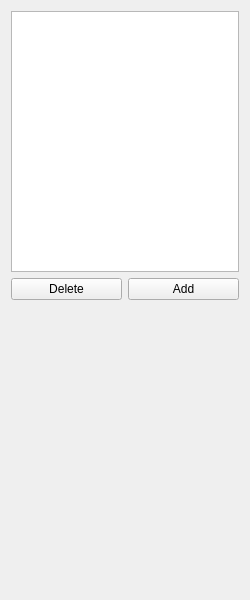
<?xml version="1.0" encoding="UTF-8"?>
<ui version="4.0">
 <class>ListWidget</class>
 <widget class="QWidget" name="ListWidget">
  <property name="geometry">
   <rect>
    <x>0</x>
    <y>0</y>
    <width>250</width>
    <height>600</height>
   </rect>
  </property>
  <property name="sizePolicy">
   <sizepolicy hsizetype="Preferred" vsizetype="Preferred">
    <horstretch>0</horstretch>
    <verstretch>0</verstretch>
   </sizepolicy>
  </property>
  <property name="minimumSize">
   <size>
    <width>250</width>
    <height>600</height>
   </size>
  </property>
  <property name="windowTitle">
   <string>Room List</string>
  </property>
  <layout class="QGridLayout" name="gridLayout">
   <item row="0" column="0">
    <layout class="QVBoxLayout" name="verticalLayout_3">
     <item>
      <layout class="QVBoxLayout" name="verticalLayout_2">
       <item>
        <widget class="QListWidget" name="listWidget_zones"/>
       </item>
       <item>
        <layout class="QHBoxLayout" name="horizontalLayout_2">
         <item>
          <widget class="QPushButton" name="pushButton_delete">
           <property name="text">
            <string>Delete</string>
           </property>
          </widget>
         </item>
         <item>
          <widget class="QPushButton" name="pushButton_add">
           <property name="text">
            <string>Add</string>
           </property>
          </widget>
         </item>
        </layout>
       </item>
      </layout>
     </item>
    </layout>
   </item>
   <item row="1" column="0">
    <spacer name="verticalSpacer">
     <property name="orientation">
      <enum>Qt::Vertical</enum>
     </property>
     <property name="sizeHint" stdset="0">
      <size>
       <width>20</width>
       <height>40</height>
      </size>
     </property>
    </spacer>
   </item>
  </layout>
 </widget>
 <resources/>
 <connections/>
</ui>
